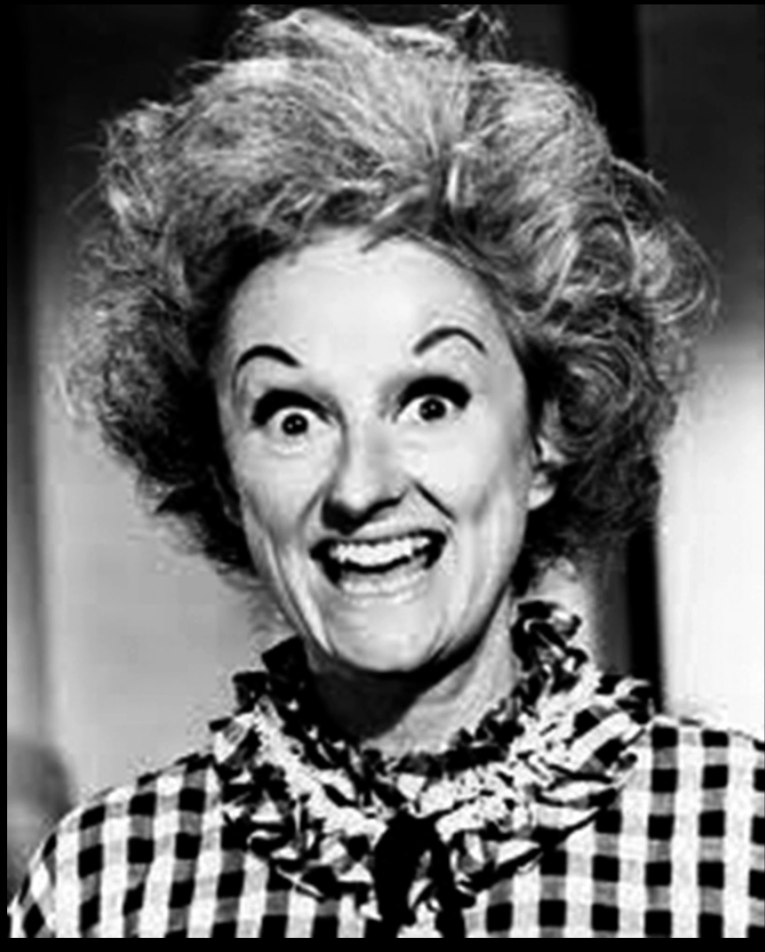
#> input picture python_temelleri/9_python_opencv/foto.png, 765 x 952 px
$ python cizim_islemleri.py
#> lines starting #> are read from the running program, lines starting #| are printed output that depends on the picture
import cv2


foto = cv2.imread("./foto.png")
#> foto is the input picture: shape (952, 765, 3); min 0, max 255, mean 112.7

# Dogru cizme:
# cv2.line(foto, baslangic_koordinatlari, bitis_koordinatlari, renk, kalinlik)
print(foto.shape)
#| (952, 765, 3)

x_baslangic = 250
y_baslangic = 250

x_bitis = 500
y_bitis = 500

renk = (0, 255, 0)
kalinlik = 4

# cv2.line(foto, baslangic_koordinatlari, bitis_koordinatlari, renk, kalinlik)
cv2.line(foto, (x_baslangic, y_baslangic), (x_bitis, y_bitis), renk, kalinlik)

# Dikdortgen cizme:
# cv2.rectangle(foto, sol_ust_kose, sag_alt_kose, renk, kalinlik)
cv2.rectangle(foto, (x_baslangic, y_baslangic), (x_bitis, y_bitis), (255, 0, 0), kalinlik)

# Ok cizme:
# cv2.arrowedLine(foto, baslangic_koordinatlari, bitis_koordinatlari, renk, kalinlik)
cv2.arrowedLine(foto, (0, 0), (240, 240), (0, 0, 255), kalinlik)

# Yuvarlak cizme:
# cv2.circle(foto, orto_noktasi, yaricap, renk, kalinlik)
# kalinlik = -1 --> ici boyali
cv2.circle(foto, (375, 375), 100, (255, 255, 0), -1)

# Yazi yazma:
# cv2.putText(foto, yazi, sol_alt_kosesi, font, font_buyuklugu, renk, kalinlik)
yazi = "Emkademy - Kivanc Yuksel"
font = cv2.FONT_HERSHEY_SIMPLEX
cv2.putText(foto, yazi, (75, 800), font, 2, (0, 0, 255), 5)
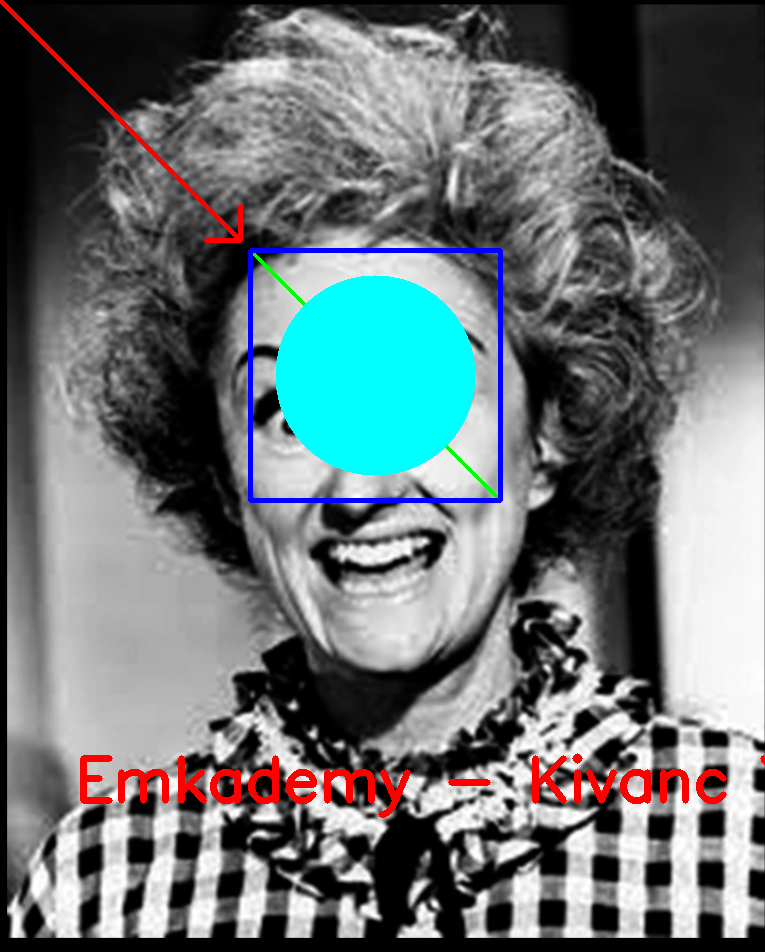
#> foto: shape (952, 765, 3); mean B, G, R 114.4, 112.9, 105.6

cv2.imshow("fotograf", foto)
cv2.waitKey(0)
cv2.destroyAllWindows()
